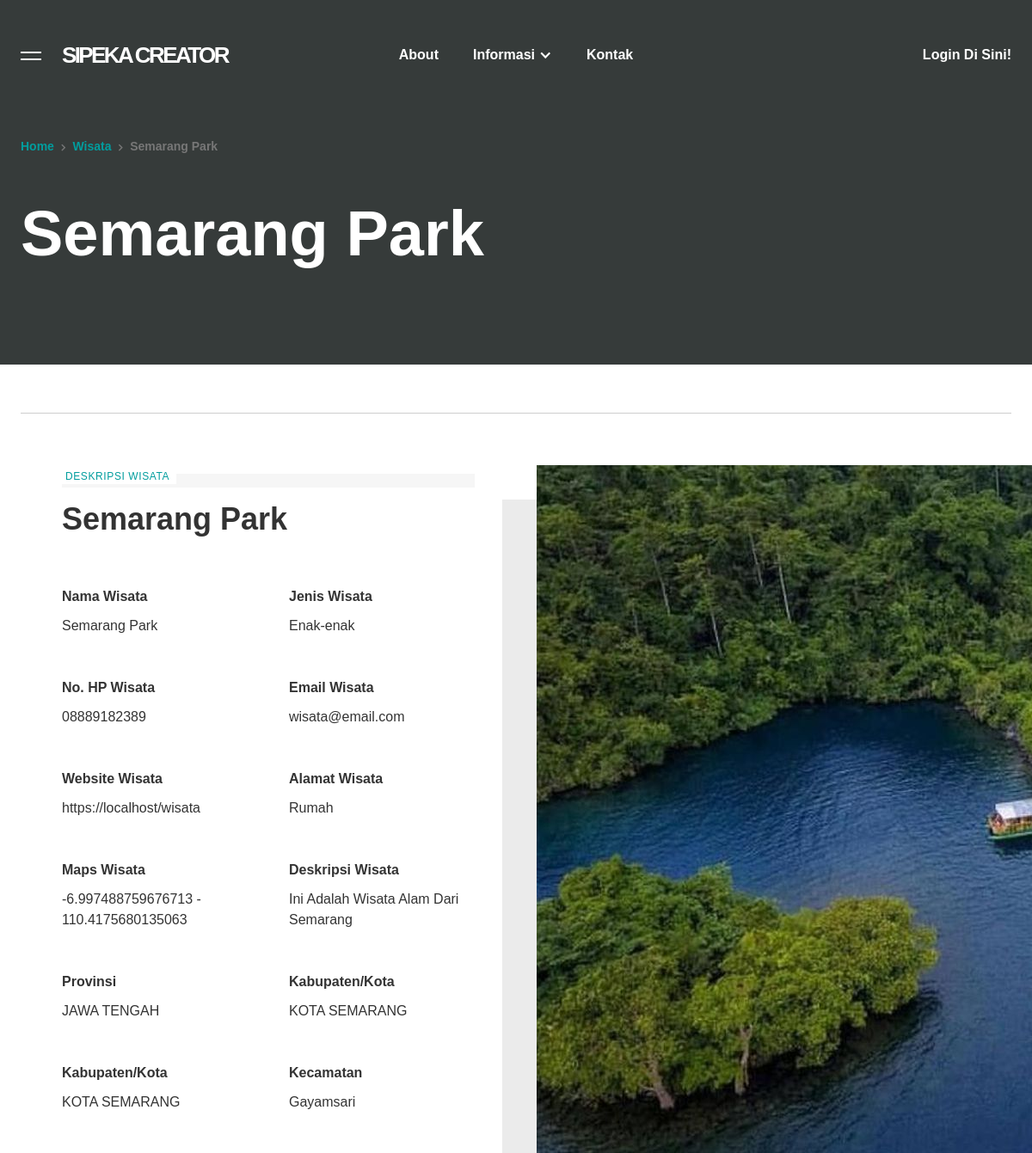
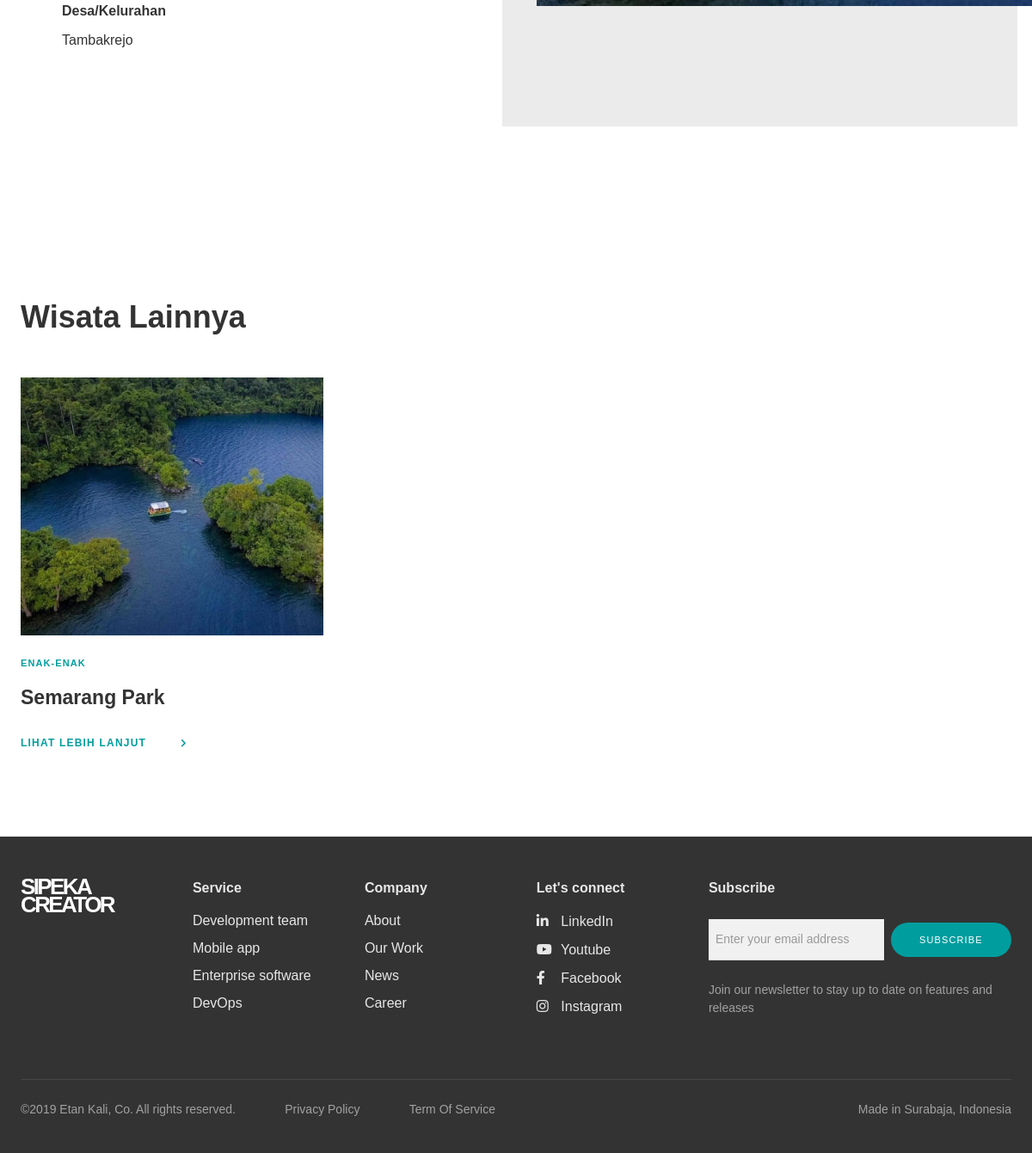
/daftar-wisata/Semarang-Park, run on an earlier commit of the app's database (2 pictures, top to bottom).
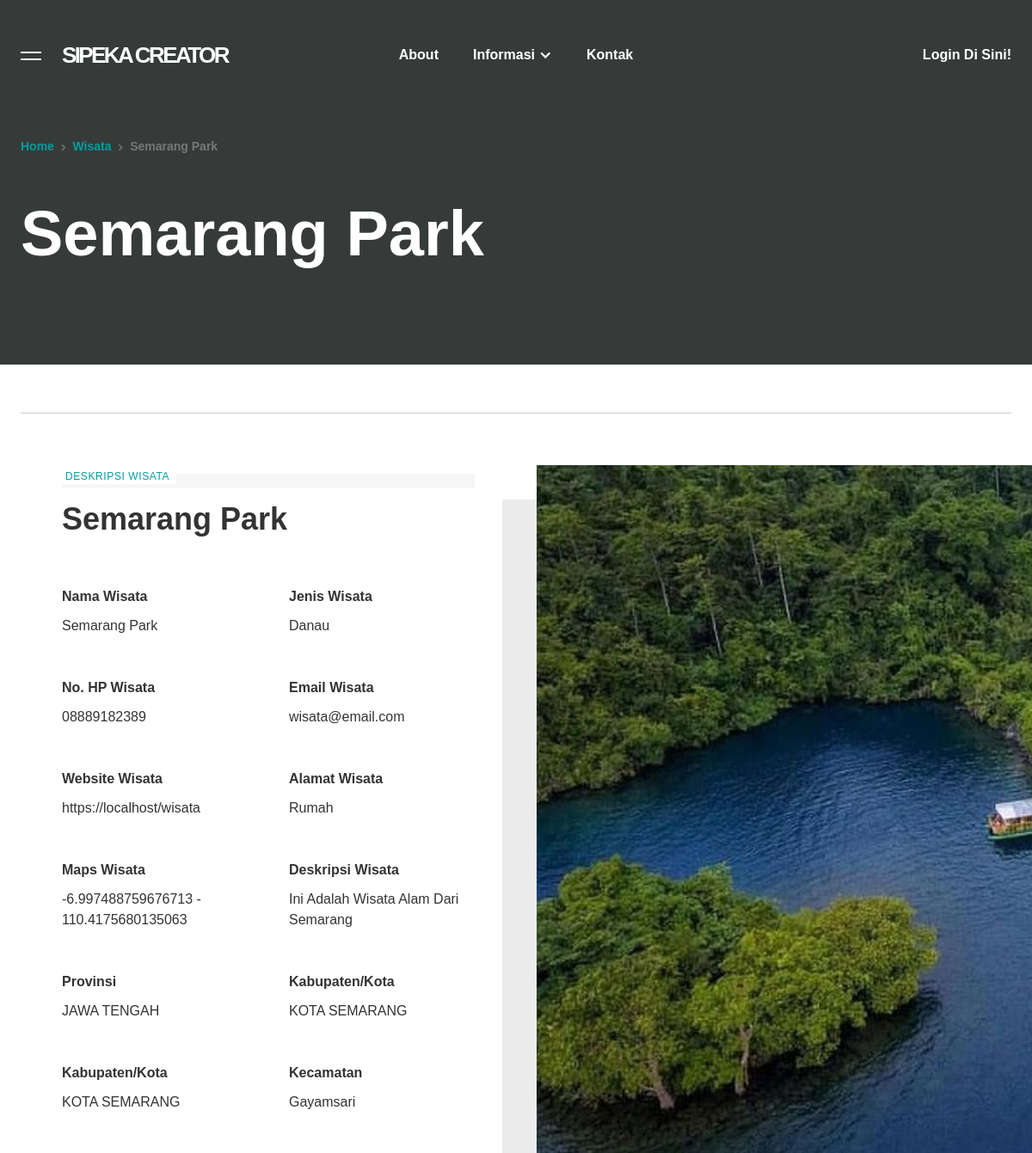
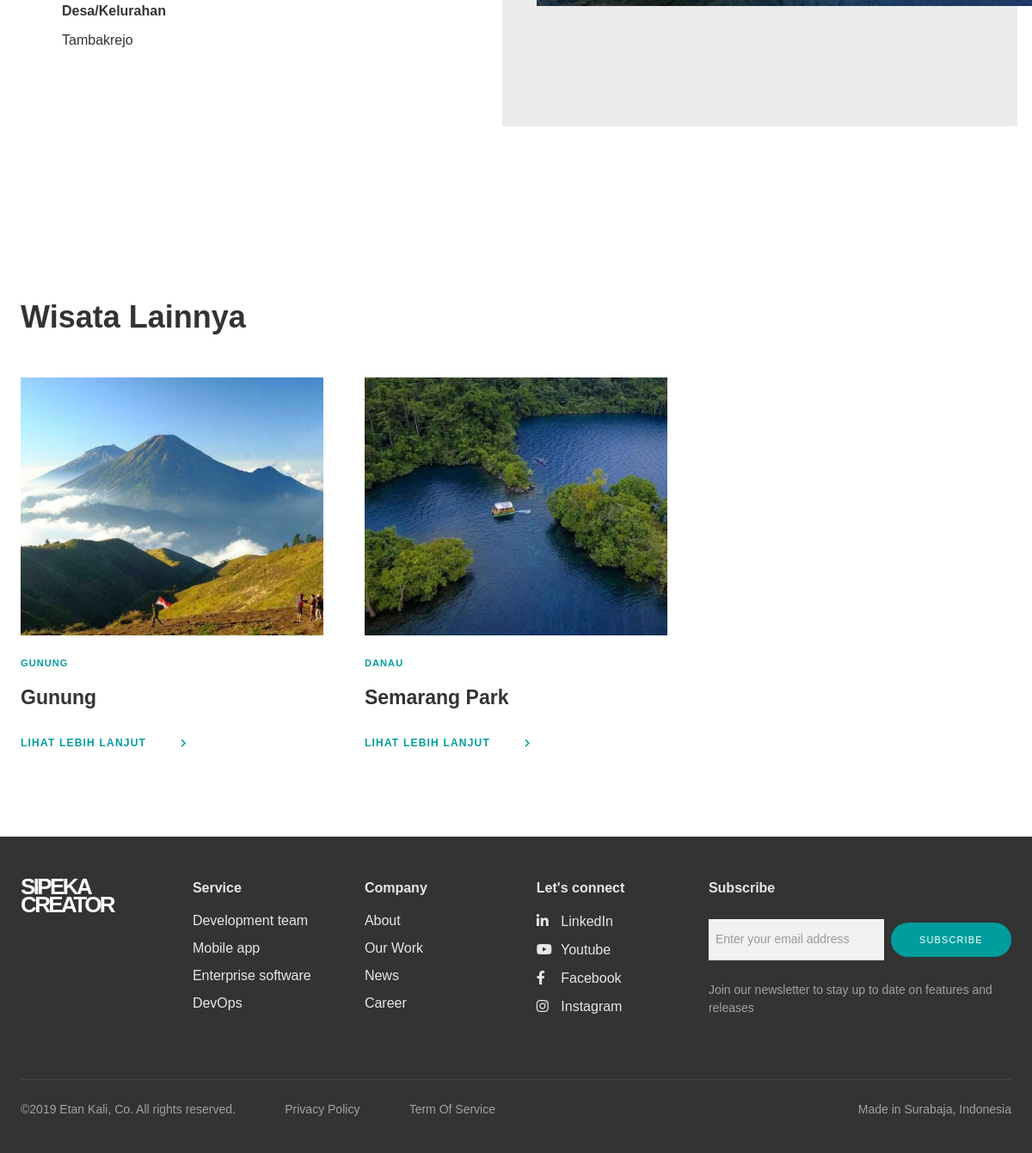
And on a later commit of the database (2 pictures, top to bottom).
### tables this page shows
CREATE TABLE `wisata` (
  `id_wisata` int(11) NOT NULL,
  `nama_wisata` varchar(255) DEFAULT NULL,
  `email_wisata` varchar(255) DEFAULT NULL,
  `no_hp_wisata` varchar(255) DEFAULT NULL,
  `website_wisata` varchar(255) DEFAULT NULL,
  `alamat_wisata` text DEFAULT NULL,
  `latitude` varchar(255) DEFAULT NULL,
  `longitude` varchar(255) NOT NULL,
  `id_kategori_wisata` int(11) DEFAULT NULL,
  `deskripsi_wisata` text DEFAULT NULL,
  `img` text DEFAULT NULL,
  `id_provinsi` char(2) DEFAULT NULL,
  `id_kota_kab` char(5) DEFAULT NULL,
  `id_kecamatan` char(8) DEFAULT NULL,
  `id_desa_kelurahan` char(13) DEFAULT NULL,
  `slug` text NOT NULL
);

CREATE TABLE `kategori_wisata` (
  `id_kategori_wisata` int(11) NOT NULL,
  `kategori_wisata` varchar(255) NOT NULL,
  `img_kategori_wisata` text NOT NULL
);

### application/controllers/guest/Wisata.php (called while the page is built, shortened)
<?php
class Wisata extends CI_Controller {
	public function __construct(){
		$this->load->model('guest/Wisata_model', 'wisata_model');
		$this->load->library('pagination');
	}
	public function show($slug){
		$data['title'] = 'wisata';
		$data['wisata'] = $this->wisata_model->show($slug);
		$data['latest'] = $this->wisata_model->latest(3);
		if(empty($data['wisata'])){
			echo "string";
		} else {
			$this->load->view('template/guest/header', $data);
			$this->load->view('guest/wisata-single', $data);
			$this->load->view('template/guest/footer');
		}
	}
}

### index.php (called while the page is built, shortened)
<?php
require_once BASEPATH.'core/CodeIgniter.php';

### application/models/guest/Wisata_model.php (called while the page is built, shortened)
<?php
class Wisata_model extends CI_Model {
	private $table = 'wisata';
	public function show($slug){
		return $this->db->select('*')->from($this->table)->where('slug', $slug)
		->join('kategori_wisata', 'kategori_wisata.id_kategori_wisata = wisata.id_kategori_wisata')
		->join('reg_provinces', 'reg_provinces.id = wisata.id_provinsi')
		->join('reg_regencies', 'reg_regencies.id = wisata.id_kota_kab')
		->join('reg_districts', 'reg_districts.id = wisata.id_kecamatan')
		->join('reg_villages', 'reg_villages.id = wisata.id_desa_kelurahan')
		->select('wisata.*, kategori_wisata.kategori_wisata, reg_provinces.name as nama_provinsi, reg_regencies.name as nama_kota_kab, reg_districts.name as nama_kecamatan, reg_villages.name as nama_desa_kelurahan')
		->get()->result_array();
	}
	public function latest($limit){
		return $this->db->select('*')->from($this->table)->order_by('id_wisata', 'DESC')->join('kategori_wisata', 'kategori_wisata.id_kategori_wisata = wisata.id_kategori_wisata')->limit($limit)->get()->result_array();
	}
}

### application/views/guest/wisata-single.php (the view, shortened to what the rows shown need)
<div class="section is-header position-relative overflow-hidden">
  <div class="container position-relative">
    <div class="col lg-12">
      <h1 class="heading-beta on-dark"><?= $wisata[0]['nama_wisata'] ?></h1>
    </div>
  </div>
    <div class="col lg-12 md-12">
      <div class="rich-text w-richtext">
        <div class="margin-bottom-double">
          <div class="container is-fullwidth flex-horizontal">
            <div class="col lg-6 md-12">
              <div class="container">
                <div class="col lg-12">
                  <h2><?= $wisata[0]['nama_wisata'] ?></h2>
                </div>
              </div>
            </div>
          </div>
        </div>
    </div>
  </div>
</div>
<div class="section">
  <div class="container flex-horizontal">
    <?php foreach($latest as $key => $value){ ?>
      <div class="col lg-4 md-12"><img src="<?= $value['img'] ?>" alt="" class="margin-bottom img-news">
        <div class="c-gridpost__category"><a href="#"><?= $value['kategori_wisata'] ?></a></div>
        <h3 class="margin-bottom-small"><?= $value['nama_wisata'] ?></h3>
        <a href="<?= base_url('daftar-wisata/').$value['slug'] ?>" class="cta-link"><span class="margin-right">Lihat Lebih Lanjut</span> <span class="fa c-cta1__arrow-normal"></span></a></div>
      <?php } ?>
    </div>
  </div>

What changed in the data, as far as the page shows it:
added wisata: img (picture), id_kategori_wisata.kategori_wisata "GUNUNG", nama_wisata "Gunung"
changed through a linked row, wisata "Semarang Park": id_kategori_wisata.kategori_wisata "ENAK-ENAK" → "DANAU"
Also different on the page:
$wisata[0]['kategori_wisata']: "Enak-enak" → "Danau"
